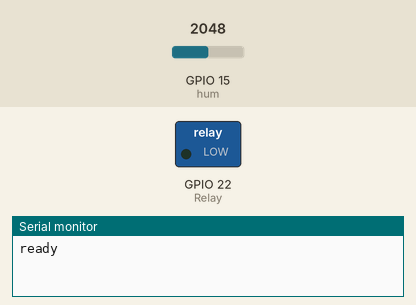
Bench run of a sketch on a simulated ESP32. On the bench: switched loads named in the sketch (green lamp = pin HIGH), the last lines printed to the serial monitor. The test bench sets the inputs (shaded band); at power-on: GPIO 15 (hum) = 2048.

Above: at 0.1 s.
At 2.1 s:
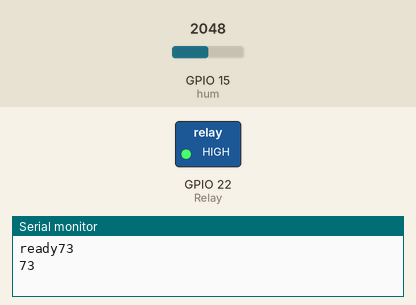
Timing chart, 0 to 3.6 s (numbered marks = the images above):
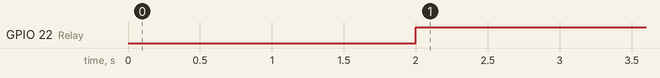

The sketch:

Tanah.ino
```cpp
int hum = 15;
int Relay = 22;

void setup() {
 Serial.begin(9600);
 pinMode(Relay,OUTPUT);
 Serial.print("ready");
 delay(1000);
 digitalWrite(Relay, LOW);
}

void loop() {
   int humi = analogRead(hum);
   humi = map(humi, 4095, 1293,0,100);
   if (humi > 100) {
    humi =100;
   }
   else humi=humi;

   Serial.println(humi);
   delay(1000);

   if (humi < 50){
   digitalWrite(Relay, LOW);
  // Serial.print("Empan Bos");
   }
   else digitalWrite(Relay, HIGH);
   // Serial.print("Mati Bos");
}
```

Measured:
- by itself, GPIO 22 (Relay): LOW → HIGH at 2.0 s
